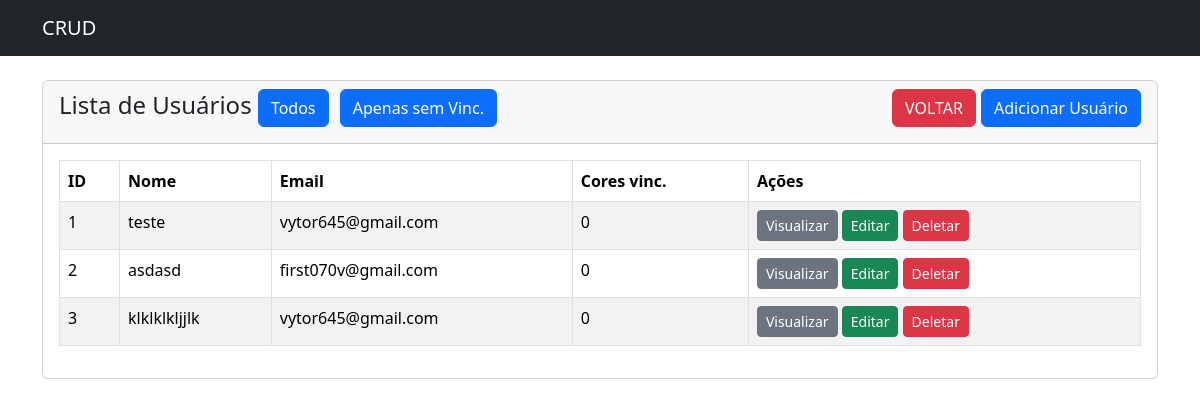
Before: /usuario/usuario-screen.php with the older database file.
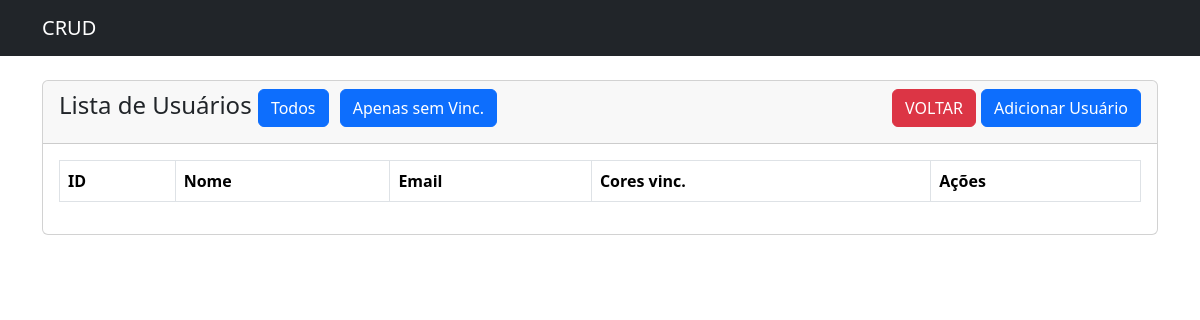
After: the same page with the newer database file.
### tables this page shows
CREATE TABLE users(
    id INTEGER PRIMARY KEY,
    name varchar(100) NOT NULL,
    email varchar(100) NOT NULL
);

### usuario/usuario-screen.php (the view, shortened to what this page needs)
<?php
$connection = new Connection();
$pdo = $connection->getConnection();
?>
<!doctype html>
<html lang="en">
<head>
    <link href="https://cdn.jsdelivr.net/npm/bootstrap@5.3.8/dist/css/bootstrap.min.css" rel="stylesheet"
>
</head>
<body>
    <?php include('../navbar.php'); ?>
    <div class="container mt-4">
        <div class="row">
            <div class="col-md-12">
                <div class="card">
                    <div class="card-header">
                        <h4>Lista de Usuários
                            <a href="usuario-create.php" class="btn btn-primary float-end">Adicionar Usuário</a>
                            <a href="../index.php" class="btn btn-danger float-end" style="margin-right: 5px;">VOLTAR</a>
                            <a href="usuario-screen.php?filtro=todos" class="btn btn-primary float" style="margin-right: 5px;">Todos</a>
                            <a href="usuario-screen.php?filtro=sem_vinc" class="btn btn-primary float" style="margin-right: 5px;">Apenas sem Vinc.</a>
                        </h4>
                    </div>
                    <div class="card-body">
                        <table class="table table-bordered table-striped">
                            <thead>
                                <tr>
                                    <th>ID</th>
                                    <th>Nome</th>
                                    <th>Email</th>
                                    <th>Cores vinc.</th>
                                    <th>Ações</th>
                                </tr>
                            </thead>
                            <tbody>
                                <?php
                                $stmt = $pdo->prepare("SELECT * FROM users");
                                $stmt->execute();
                                $usuarios = $stmt->fetchAll(PDO::FETCH_ASSOC);
                                if ($usuarios > 0) {
                                    foreach ($usuarios as $users) {
                                        $color_count = 0;
                                        ?>
                                        <tr>
                                            <td><?= $users['id'] ?></td>
                                            <td><?= $users['name'] ?></td>
                                            <td><?= $users['email'] ?></td>
                                            <td><?= $color_count ?></td>
                                            <td>
                                                <a href="usuario-view.php?id=<?= $users['id'] ?>"
                                                    class="btn btn-secondary btn-sm">Visualizar</a>
                                                <a href="usuario-edit.php?id=<?= $users['id'] ?>"
                                                    class="btn btn-success btn-sm">Editar</a>
                                                <form action="usuario-action.php" method="POST" class="d-inline">
                                                    <button type="submit" name="delete_usuario" class="btn btn-danger btn-sm">
                                                        Deletar
                                                    </button>
                                                </form>
                                            </td>
                                        </tr>
                                    <?php }
                                } else {
                                    echo "<h5>Nenhum usuário encontrado.</h5>";
                                } ?>
                            </tbody>
                        </table>
                    </div>
                </div>
            </div>
        </div>
    </div>
</body>
</html>

Changed rows visible on the page:
removed users: id "1", name "teste", email "vytor645@gmail.com", color_count "0"
removed users: id "2", name "asdasd", email "first070v@gmail.com", color_count "0"
removed users: id "3", name "klklklkljjlk", email "vytor645@gmail.com", color_count "0"
